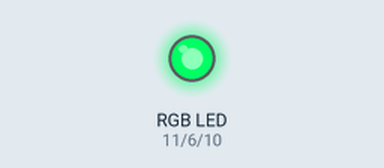
Simulated run of this sketch. Board: Arduino Uno, built with avr-gcc and run on an emulated ATmega328P. Parts: an RGB LED mixed from three pins (HIGH = lit).

Above: at 0.1 s.
Timing chart, 0 to 1.6 s (numbered marks = the images above):
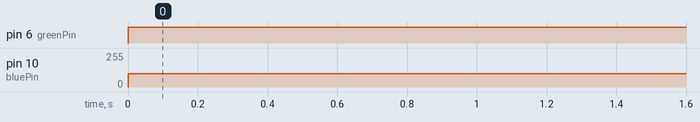

Measured:
- by itself, pin 6 (greenPin): LOW → HIGH at 0.00 s
- by itself, pin 10 (bluePin): 0/255 → 100/255 at 0.00 s

The sketch:

rgb_led.ino
```cpp
int redPin = 11;     //set pin 11 as red
int bluePin = 10;   //set pin 10 as blue
int greenPin = 6;     //set pin 6 as green
// int brightness = 15;  //Set a brightness

void setup(){
  Serial.begin(9600);    //Start serial port
  pinMode(redPin, OUTPUT);   //Set red pin  out
  pinMode(greenPin, OUTPUT); //Set green pin out
  pinMode(bluePin, OUTPUT);  //Set blue pin out
}

void loop(){
  analogWrite(redPin, 0);
  analogWrite(bluePin, 100);
  analogWrite(greenPin, 255);
}
```
